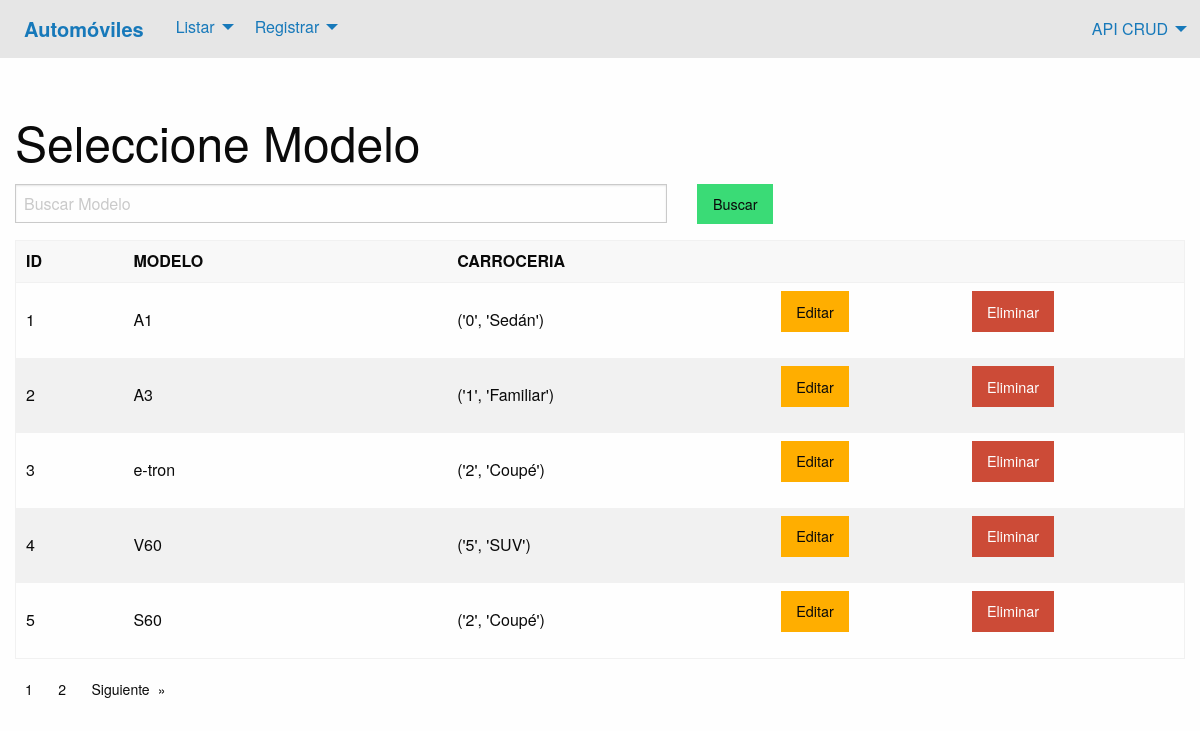
Screenshot of /select-modelos/ with the database file from the repository.
### applications/modelo/models.py (models this page shows, shortened)
class Modelo(models.Model):
    CARROCERIA_CHOICES=(
            ('0', 'Sedán'),
            ('1', 'Familiar'),
            ('2', 'Coupé'),
            ('3', 'Todoterreno'),
            ('4', 'Descapotable'),
            ('5', 'SUV'),
        )
    nombre = models.CharField('Modelo', max_length=50, unique=True)
    carroceria = models.CharField('Carroceria', max_length=1, choices=CARROCERIA_CHOICES)
    objects = ModeloManager()
    class Meta:
        verbose_name = 'Modelo'
        verbose_name_plural = 'Modelos'
        ordering = ['id']
    @register.filter
    def get_carroceria(self, key):
        return self[int(key)]

### applications/modelo/views.py (the view)
# urls.py: path('select-modelos/', views.SelectModelosListView.as_view(), name="select_modelos"),
class SelectModelosListView(ListView):
    context_object_name = 'seleccion_modelos'
    template_name = 'modelo/select_api.html'
    paginate_by = 5
    def get_queryset(self):
        palabra_clave = self.request.GET.get("kword", '')
        return Modelo.objects.listar_modelos(palabra_clave)

### applications/modelo/managers.py (called while the page is built)
    def listar_modelos(self, kword):
        lista = self.filter(
            nombre__icontains = kword
        )
        return lista

### templates/modelo/select_api.html (shortened to what this page needs)
{% extends 'base.html' %}
{% block content %}
    {% include 'includes/header.html' %}
    <div class="grid-container" style="margin-top:50px;">
        <div class="grid-x">
            <h1 class="cell">Seleccione Modelo</h1>
            <form class="cell grid-x grid-margin-x" method="GET">{% csrf_token %}
                <div class="cell large-7">
                    <input type="text" id="kword" name="kword" placeholder="Buscar Modelo">
                </div>
                <div class="cell large-2">
                    <button type="submit" class="submit success button">Buscar</button>
                </div>
            </form>
            <div class="cell">
                <table>
                    <thead>
                      <tr>
                        <th width="50">ID</th>
                        <th width="150">MODELO</th>
                        <th width="150">CARROCERIA</th>
                        <th width="10"></th>
                        <th width="10"></th>
                      </tr>
                    </thead>
                    <tbody>
                        {% for m in seleccion_modelos %}
                            <tr>
                                <td>{{m.id}}</td>
                                <td>{{m.nombre}}</td>
                                <td>{{m.CARROCERIA_CHOICES|get_carroceria:m.carroceria}}</td>
                                <td><a class="button warning" href="{% url 'modelo_app:edit_modelos_api' m.id %}">Editar</a></td>
                                <td><a class="alert button" href="{% url 'modelo_app:delete_modelos_api' m.id %}">Eliminar</a></td>
                            </tr>
                        {% endfor %}
                    </tbody>
                </table>
            </div>
            <div class="cell">
                {% if is_paginated %}
                    <nav aria-label="Pagination">
                        <ul class="pagination">
                            {% for pagina in paginator.page_range %}
                                <li><a href="?page={{pagina}}" aria-label="Page 2">{{pagina}}</a></li>
                            {% endfor %}
                            {% if page_obj.has_next %}
                                <li class="pagination-next">
                                    <a href="?page={{page_obj.next_page_number}}">Siguiente</a>
                                </li>
                            {% endif %}
                        </ul>
                    </nav>
                {% endif %}
            </div>
        </div>
    </div>
{% endblock content%}

### rows the page displays
Modelo: id "1", nombre "A1", CARROCERIA_CHOICES|get_carroceria "('0', 'Sedán')"
Modelo: id "2", nombre "A3", CARROCERIA_CHOICES|get_carroceria "('1', 'Familiar')"
Modelo: id "3", nombre "e-tron", CARROCERIA_CHOICES|get_carroceria "('2', 'Coupé')"
Modelo: id "4", nombre "V60", CARROCERIA_CHOICES|get_carroceria "('5', 'SUV')"
Modelo: id "5", nombre "S60", CARROCERIA_CHOICES|get_carroceria "('2', 'Coupé')"

### other values shown
{{ pagina }} "1" "2"
